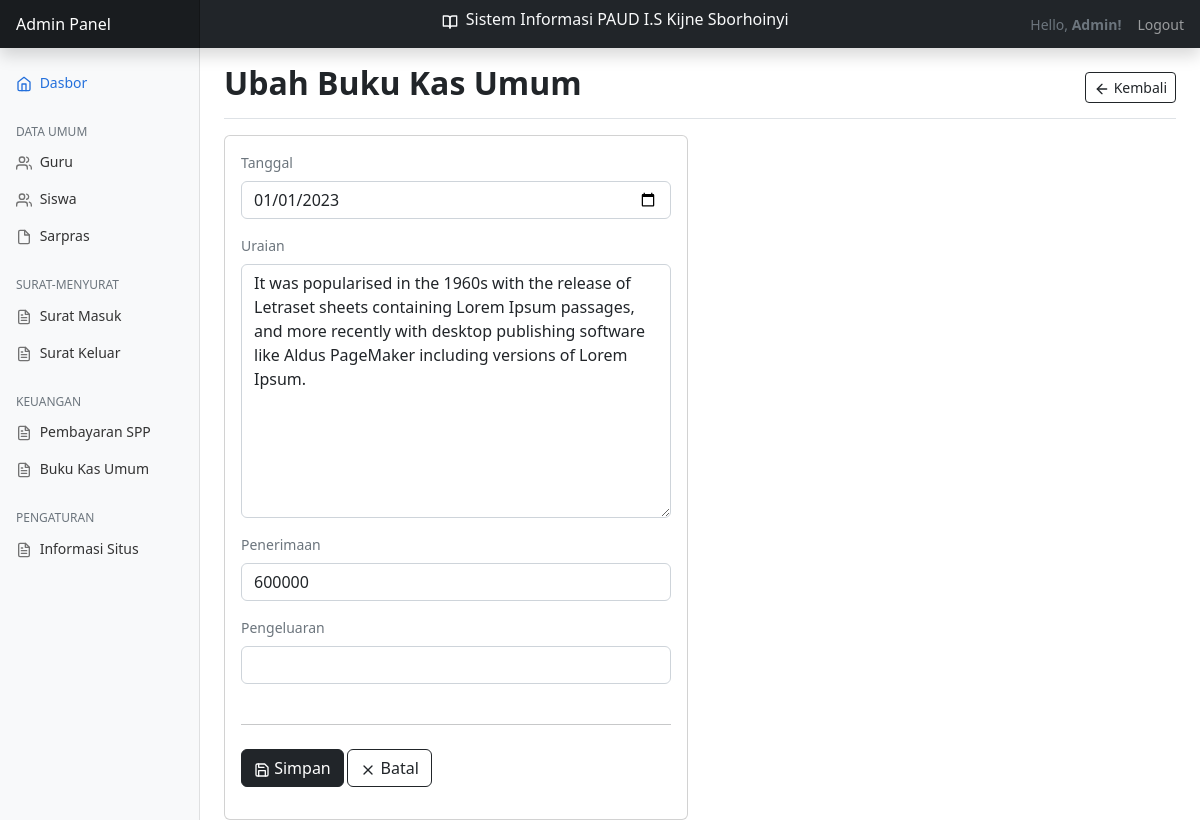
Screenshot of /?page=buku-kas-umum&action=ubah&id=4 (signed in) with the database file from the repository.
### tables this page shows
CREATE TABLE `buku_kas_umum` (
  `id` int(11) NOT NULL,
  `tanggal` date NOT NULL,
  `uraian` text NOT NULL,
  `penerimaan` varchar(50) NOT NULL,
  `pengeluaran` varchar(50) NOT NULL
);

### views/buku-kas-umum/ubah.php (the view, shortened to what this page needs)
<main class="col-md-9 ms-sm-auto col-lg-10 px-md-4">
    <div class="d-flex justify-content-between flex-wrap flex-md-nowrap align-items-center pt-3 pb-2 mb-3 border-bottom">
        <h1 class="h2 fw-bold">Ubah Buku Kas Umum</h1>
        <div class="btn-toolbar mb-2 mb-md-0">
            <a href="?page=buku-kas-umum" class="btn btn-sm btn-outline-dark">
                <span data-feather="arrow-left" class="align-text"></span> Kembali
            </a>
        </div>
    </div>
    <div class="row">
        <div class="col-lg-6">
            <div class="card">
                <div class="card-body">
                    <?php
                        include __DIR__ . '../../../config/database.php';
                        $id = $_GET['id'];
                        $rows = mysqli_fetch_assoc(mysqli_query($conn, "SELECT * FROM buku_kas_umum WHERE id = $id"));
                    ?>
                    <form action="./process/buku-kas-umum/ubah.php" method="post">
                        <div class="mb-3">
                            <label for="tanggal" class="form-label text-muted">Tanggal</label>
                            <input type="date" class="form-control" id="tanggal" name="tanggal" value="<?php echo $rows['tanggal']; ?>">
                        </div>
                        <div class="mb-3">
                            <label for="uraian" class="form-label text-muted">Uraian</label>
                            <textarea name="uraian" id="uraian" class="form-control" cols="30" rows="10"><?php echo $rows['uraian']; ?></textarea>
                        </div>
                        <div class="mb-3">
                            <label for="penerimaan" class="form-label text-muted">Penerimaan</label>
                            <input type="text" class="form-control" id="penerimaan" name="penerimaan" value="<?php echo $rows['penerimaan']; ?>">
                        </div>
                        <div class="mb-3">
                            <label for="pengeluaran" class="form-label text-muted">Pengeluaran</label>
                            <input type="text" class="form-control" id="pengeluaran" name="pengeluaran" value="<?php echo $rows['pengeluaran']; ?>">
                        </div>
                        <div class="py-2">
                            <hr>
                        </div>
                        <div class="mb-3">
                            <button type="submit" class="btn btn-dark">
                                <span data-feather="save" class="align-text"></span>
                                Simpan
                            </button>
                            <a href="?page=buku-kas-umum" class="btn btn-outline-dark">
                                <span data-feather="x" class="align-text"></span>
                                Batal</a>
                        </div>
                    </form>
                </div>
            </div>
        </div>
    </div>
</main>

### assets/css/style.css (style rules this page uses)
body { font-size: .875rem; }
.feather { width: 16px; height: 16px; }

### rows the page displays
buku_kas_umum: tanggal "01/01/2023", uraian "It was popularised in the 1960s with the release of Letraset sheets containing Lorem Ipsum passages, and more recently with desktop publishing software like Aldus PageMaker including versions of Lorem Ipsum.", penerimaan "600000"
